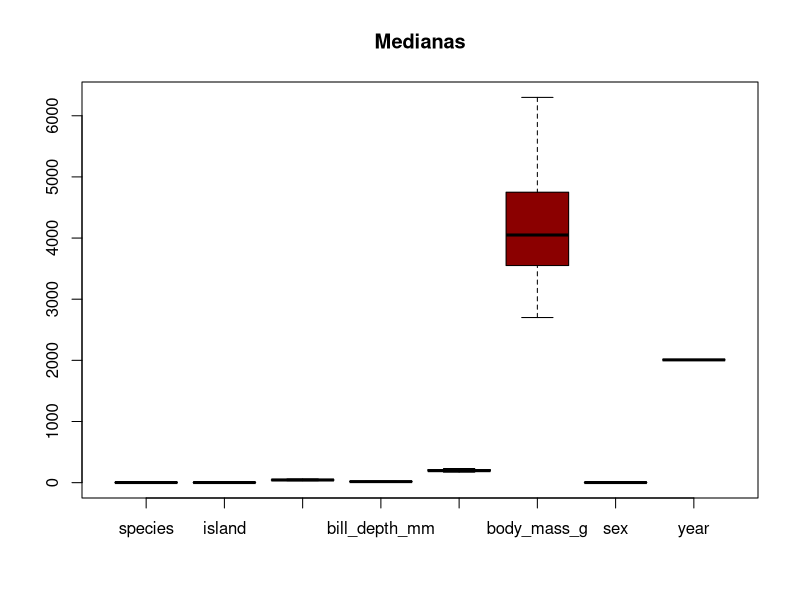
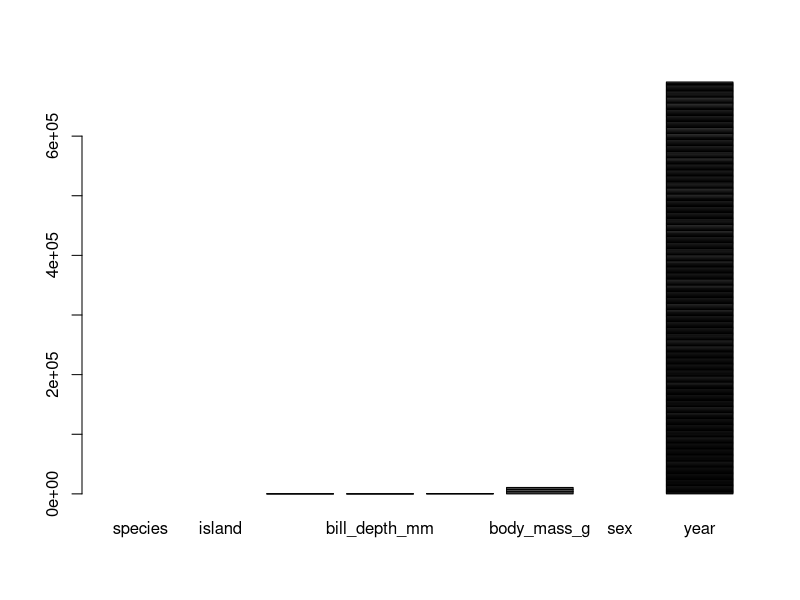
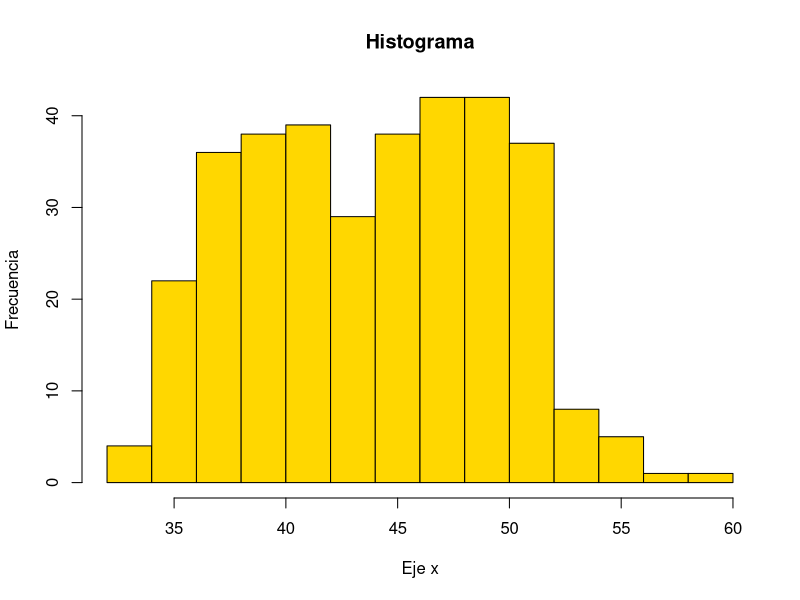
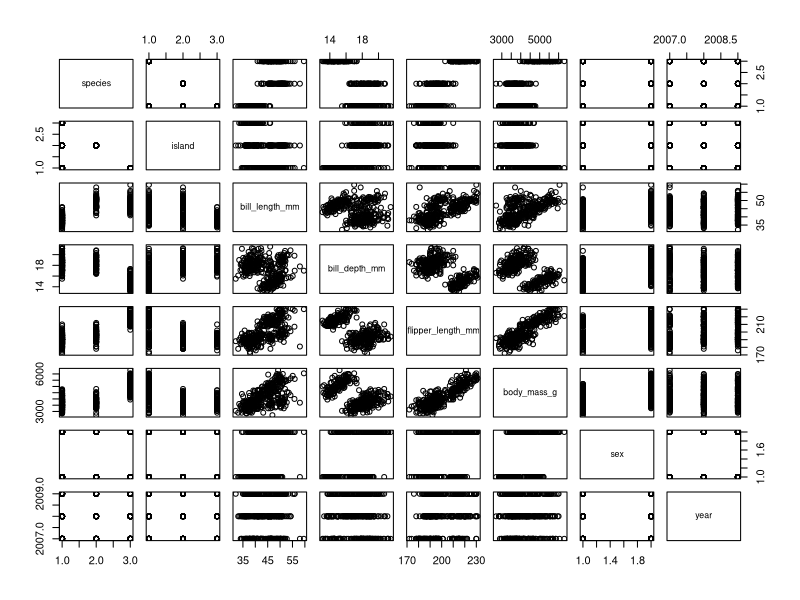
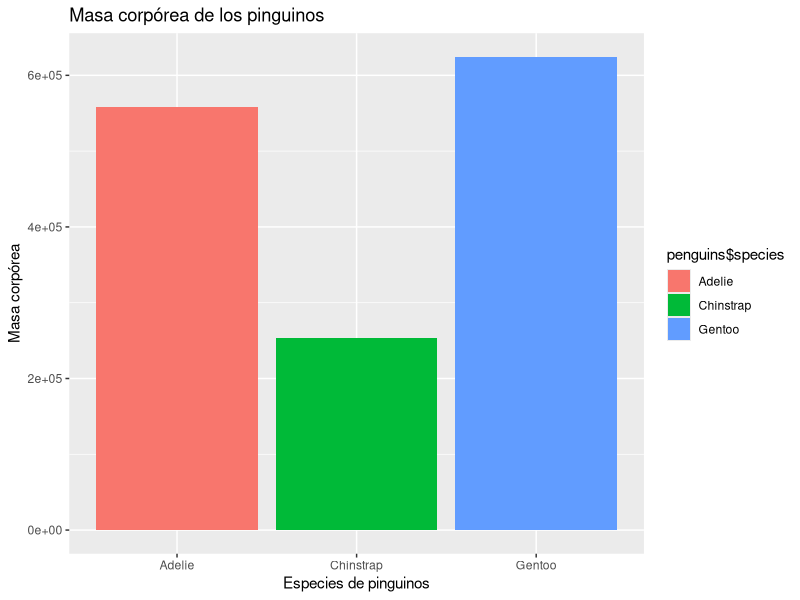
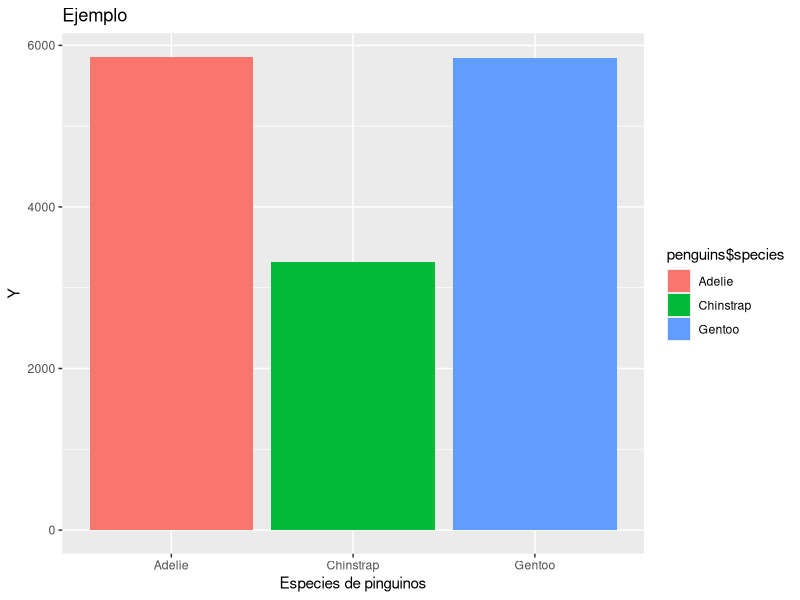
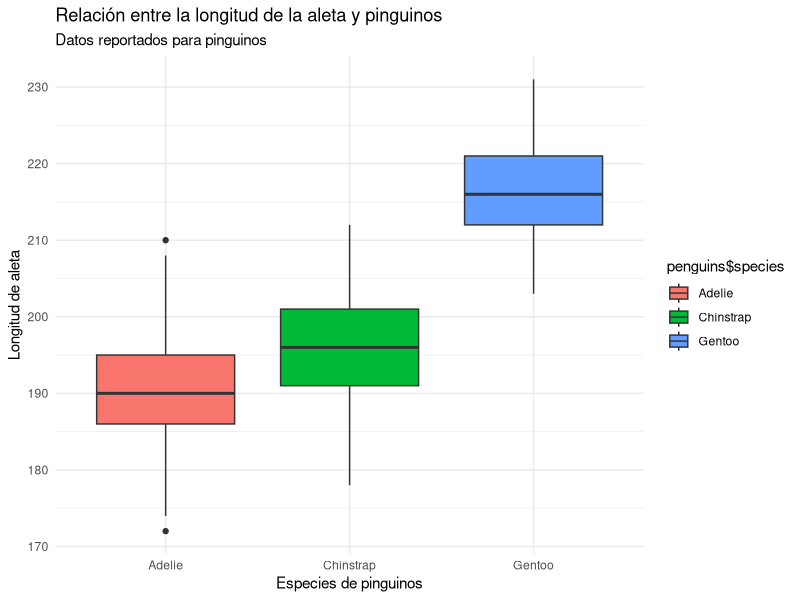
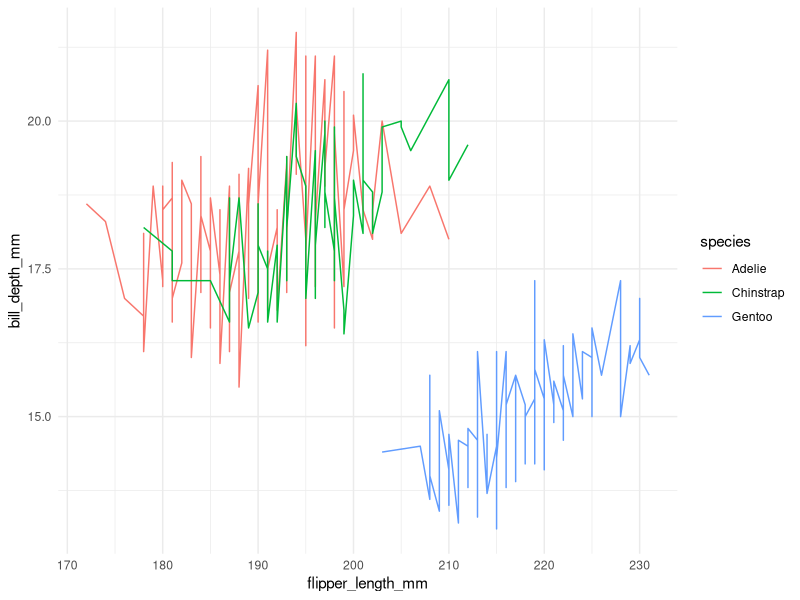

Recreate these plots in R, in order.
## ---- chunk 1
#| echo: false
library(palmerpenguins)
## ---- chunk 2
#| echo: true
boxplot(penguins, col = "darkred", main= "Medianas")
## ---- chunk 3
#| echo: true
#Para generar un barplot debe generarse como matriz. 
penguins_matrix<-as.matrix(penguins)
barplot(penguins_matrix)

## ---- chunk 4
#| echo: true
hist(penguins$bill_length_mm, main = "Histograma", ylab = "Frecuencia", col = "gold", xlab = "Eje x")
## ---- chunk 5
#| echo: true
plot(penguins)
## ---- chunk 6
#| echo: false
library(ggplot2)

## ---- chunk 7
#| echo: false
options(repos = c(CRAN = "https://cran.rstudio.com/"))
ggplot(penguins)+
  geom_col(aes(x=penguins$species, y=penguins$body_mass_g, fill = penguins$species), position = "stack")+
  labs(x = "Especies de pinguinos", y = "Masa corpórea", title = "Masa corpórea de los pinguinos")


## ---- chunk 8
#| echo: true
# ggplot(data) + aes(x, y) + geom_*()
#Capas, mapeos estéticos, geoms, escalas y temas: 
#(aes()), es la forma de mapear. 

## ---- chunk 9
#| echo: true
ggplot(penguins)+
  geom_col(aes(x=penguins$species, y=penguins$bill_length_mm, fill = penguins$species), position = "stack")+
  labs(x = "Especies de pinguinos", y = "Y", title = "Ejemplo ")


## ---- chunk 10
#| echo: true
mi_boxplot<-ggplot(penguins)+
  geom_boxplot(mapping = aes(x=penguins$species, y=penguins$flipper_length_mm, fill= penguins$species))+
  labs(x= "Especies de pinguinos", y= "Longitud de aleta", title = "Relación entre la longitud de la aleta y pinguinos", subtitle = "Datos reportados para pinguinos")+
  theme_minimal()
mi_boxplot
## ---- chunk 11
#| echo: true
ggplot(penguins, aes(x = flipper_length_mm, y = bill_depth_mm, fill = species, color = species)) +
  geom_line() +
  theme_minimal()


## ---- chunk 12
#| echo: true
library(ggplot2)
library(palmerpenguins)
ggplot(penguins)+
  geom_point(aes(x= bill_length_mm, y= penguins$flipper_length_mm, fill = species, color= species), stat = "identity", position= "identity")
## ---- chunk 13
#| echo: true
ggplot(penguins)+
  geom_bar(aes(x= species, y= penguins$body_mass_g, fill = species), stat = "identity")

## ---- chunk 14
#| echo: true
ggplot(penguins)+
  geom_histogram(aes(x= flipper_length_mm, fill = species), position = "identity")

## ---- chunk 15
#| echo: true
library(ggplot2)
library(dplyr)
# Datos simulados de especies de escorpiones
set.seed(42)
scorpions <- data.frame(
  species = rep(c("Escorpión A", "Escorpión B"), each = 10),
  x = c(runif(10, min = 1, max = 5), runif(10, min = 4, max = 8)),
  y = c(runif(10, min = 1, max = 5), runif(10, min = 4, max = 8))
)

# Ordenar puntos para formar un polígono convexo
scorpions_hull <- scorpions %>%
  group_by(species) %>%
  slice(chull(x, y))  # Encuentra el polígono convexo
## ---- chunk 16
# Graficar puntos y polígono
ggplot() +
  geom_polygon(data = scorpions_hull, aes(x = x, y = y, fill = species, group = species), alpha = 0.3) +
  geom_point(data = scorpions, aes(x = x, y = y, color = species), size = 3) +
  labs(title = "Espacio ecológico de escorpiones", x = "Eje PCA 1", y = "Eje PCA 2") +
  theme_minimal()
